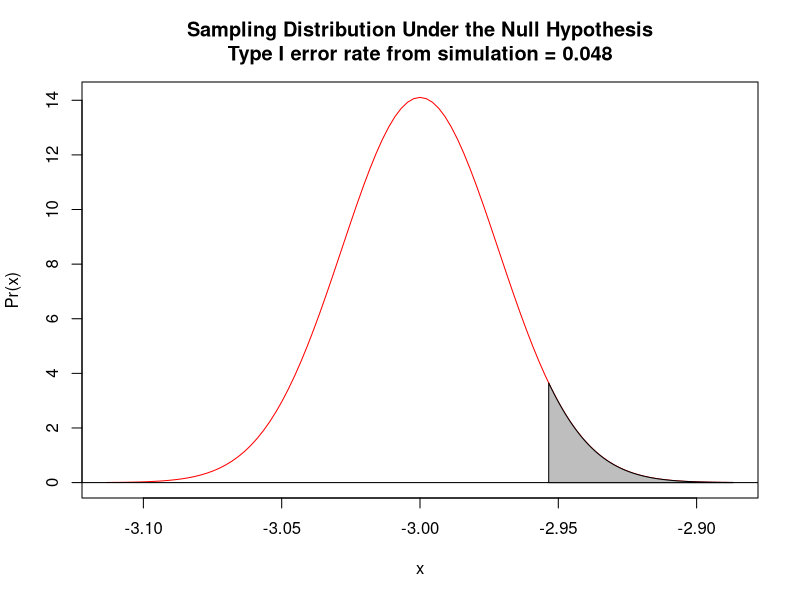
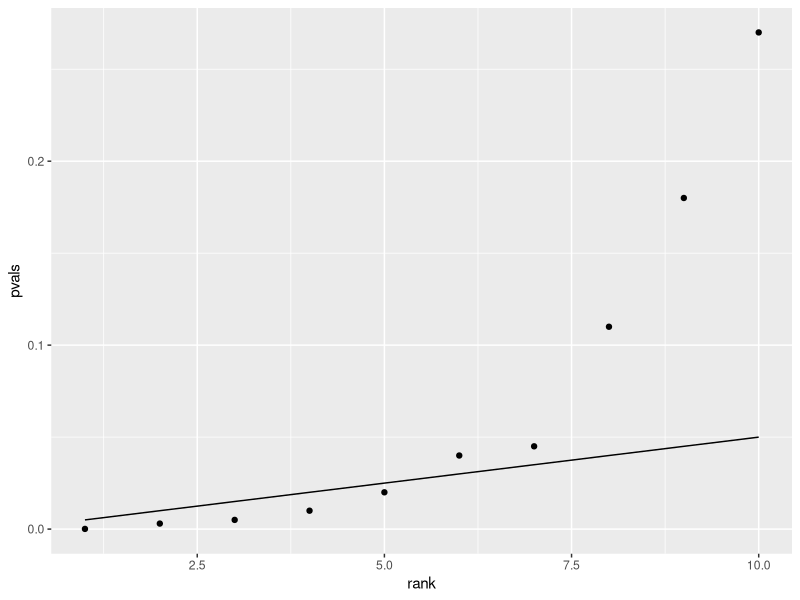

R code for these plots, in order:
## ---- chunk 1
knitr::opts_chunk$set(echo = TRUE)
typeI <- function(mu0, sigma, n, alternative = "two.tailed", alpha = 0.05, k = 10000) {
}
typeI <- function(mu0, sigma, n, alternative = "two.tailed", alpha = 0.05, k = 1000) {
    p <- rep(NA, k)  # sets up a vector of empty p values
    for (i in 1:k) {
        # sets up a loop to run k simulations
        x <- rnorm(n = n, mean = mu0, sd = sigma)  # draws a sample from our distribution
        m <- mean(x)  # calculates the mean
        s <- sd(x)  # calculates the standard deviation
        z <- (m - mu0)/(s/sqrt(n))  # calculates the T statistic for the sample drawn from the null distribution relative to the null distribution
        # alternatively use t <- (m-mu0)/(s/sqrt(n))
        if (alternative == "less") {
            p[i] <- pnorm(z, lower.tail = TRUE)  # calculates the associated p value
            # alternatively, use p[i] <- pt(t,df=n-1,lower.tail=TRUE)
        }
        if (alternative == "greater") {
            p[i] <- pnorm(z, lower.tail = FALSE)  # calculates the associated p value
            # alternatively, use p[i] <- pt(t,df=n-1,lower.tail=FALSE)
        }
        if (alternative == "two.tailed") {
            if (z > 0)
                {
                  p[i] <- 2 * pnorm(z, lower.tail = FALSE)
                }  # alternatively, use if (t > 0) {p[i] <- pt(t,df=n-1,lower.tail=FALSE)}
            if (z < 0)
                {
                  p[i] <- 2 * pnorm(z, lower.tail = TRUE)
                }  # alternatively, use if (t < 0) {p[i] <- pt(t,df=n-1,lower.tail=TRUE)}
        }
    }

    curve(dnorm(x, mu0, sigma/sqrt(n)), mu0 - 4 * sigma/sqrt(n), mu0 + 4 * sigma/sqrt(n),
        main = paste("Sampling Distribution Under the Null Hypothesis\nType I error rate from simulation = ",
            length(p[p < alpha])/k, sep = ""), xlab = "x", ylab = "Pr(x)", col = "red",
        xlim = c(mu0 - 4 * sigma/sqrt(n), mu0 + 4 * sigma/sqrt(n)), ylim = c(0,
            dnorm(mu0, mu0, sigma/sqrt(n))))
    abline(h = 0)

    if (alternative == "less") {
        polygon(cbind(c(mu0 - 4 * sigma/sqrt(n), seq(from = mu0 - 4 * sigma/sqrt(n),
            to = mu0 - qnorm(1 - alpha) * sigma/sqrt(n), length.out = 100),
            mu0 - qnorm(1 - alpha) * sigma/sqrt(n))), c(0, dnorm(seq(from = mu0 -
            4 * sigma/sqrt(n), to = mu0 - qnorm(1 - alpha) * sigma/sqrt(n),
            length.out = 100), mean = mu0, sd = sigma/sqrt(n)), 0), border = "black",
            col = "grey")
        q <- pnorm(mu0 - qnorm(1 - alpha) * sigma/sqrt(n), mean = mu0, sd = sigma/sqrt(n)) -
            pnorm(mu0 - 4 * sigma/sqrt(n), mean = mu0, sd = sigma/sqrt(n))
    }
    if (alternative == "greater") {
        polygon(cbind(c(mu0 + qnorm(1 - alpha) * sigma/sqrt(n), seq(from = mu0 +
            qnorm(1 - alpha) * sigma/sqrt(n), to = mu0 + 4 * sigma/sqrt(n),
            length.out = 100), mu0 + 4 * sigma/sqrt(n))), c(0, dnorm(seq(from = mu0 +
            qnorm(1 - alpha) * sigma/sqrt(n), to = mu0 + 4 * sigma/sqrt(n),
            length.out = 100), mean = mu0, sd = sigma/sqrt(n)), 0), border = "black",
            col = "grey")
        q <- pnorm(mu0 + 4 * sigma/sqrt(n), mean = mu0, sd = sigma/sqrt(n)) -
            pnorm(mu0 + qnorm(1 - alpha) * sigma/sqrt(n), mean = mu0, sd = sigma/sqrt(n))
    }
    if (alternative == "two.tailed") {
        polygon(cbind(c(mu0 - 4 * sigma/sqrt(n), seq(from = mu0 - 4 * sigma/sqrt(n),
            to = mu0 - qnorm(1 - alpha/2) * sigma/sqrt(n), length.out = 100),
            mu0 - qnorm(1 - alpha/2) * sigma/sqrt(n))), c(0, dnorm(seq(from = mu0 -
            4 * sigma/sqrt(n), to = mu0 - qnorm(1 - alpha/2) * sigma/sqrt(n),
            length.out = 100), mean = mu0, sd = sigma/sqrt(n)), 0), border = "black",
            col = "grey")
        polygon(cbind(c(mu0 + qnorm(1 - alpha/2) * sigma/sqrt(n), seq(from = mu0 +
            qnorm(1 - alpha/2) * sigma/sqrt(n), to = mu0 + 4 * sigma/sqrt(n),
            length.out = 100), mu0 + 4 * sigma/sqrt(n))), c(0, dnorm(seq(from = mu0 +
            qnorm(1 - alpha/2) * sigma/sqrt(n), to = mu0 + 4 * sigma/sqrt(n),
            length.out = 100), mean = mu0, sd = sigma/sqrt(n)), 0), border = "black",
            col = "grey")
        q <- pnorm(mu0 - qnorm(1 - alpha/2) * sigma/sqrt(n), mean = mu0, sd = sigma/sqrt(n)) -
            pnorm(mu0 - 4 * sigma/sqrt(n), mean = mu0, sd = sigma/sqrt(n)) +
            pnorm(mu0 + 4 * sigma/sqrt(n), mean = mu0, sd = sigma/sqrt(n)) -
            pnorm(mu0 + qnorm(1 - alpha/2) * sigma/sqrt(n), mean = mu0, sd = sigma/sqrt(n))
    }
    # print(round(q,digits=3)) # this prints area in the shaded portion(s)
    # of the curve
    return(length(p[p < alpha])/k)  # returns the proportion of simulations where p < alpha
}
eI <- typeI(mu0 = -3, sigma = 2, n = 5000, alternative = "greater", alpha = 0.05)
## ---- chunk 2
alpha <- 0.05
pvals <- c(1e-04, 0.003, 0.005, 0.01, 0.02, 0.04, 0.045, 0.11, 0.18, 0.23) #pvalues we have gotten from an arbitrary study
sig <- pvals <= alpha/length(pvals)
sig  # first 3 values are less than the adjusted alpha
## ---- chunk 3
library(ggplot2)
alpha <- 0.05
psig <- NULL
pvals <- c(1e-04, 0.003, 0.005, 0.01, 0.02, 0.04, 0.045, 0.11, 0.18, 0.27)
for (i in 1:length(pvals)) {
    psig[i] <- alpha * i/length(pvals)
}
d <- data.frame(cbind(rank = c(1:10), pvals, psig))
p <- ggplot(data = d, aes(x = rank, y = pvals)) + geom_point() + geom_line(aes(x = rank,
    y = psig))
p
## ---- chunk 4

